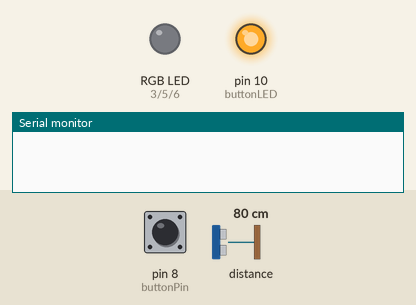
The sketch below on a simulated Arduino Uno, built with avr-gcc and run on an emulated ATmega328P. Shown: an RGB LED mixed from three pins (HIGH = lit), output pins drawn as LEDs (lit = HIGH), the last lines printed to the serial monitor. Dashed ring = blinking. Inputs (shaded band) come from the test bench; at power-on: pin 8 (buttonPin) LOW, distance to the obstacle 80 cm. Dim RGB values are drawn brighter than linear.

Above: at 1.2 s.
1.3 s: pin 8 (buttonPin) pulled HIGH for 0.15 s
At 2.9 s:
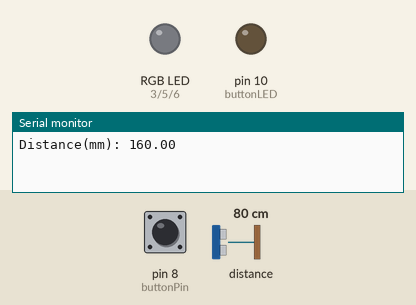
3.2 s: distance to the obstacle set to 9 cm
At 4.2 s:
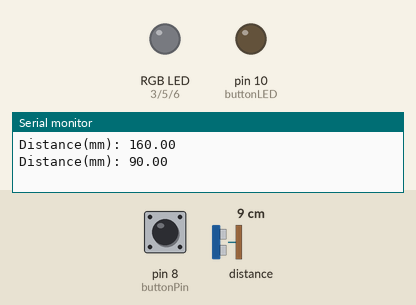
5.4 s: pin 8 (buttonPin) pulled HIGH for 1 s
At 7.2 s:
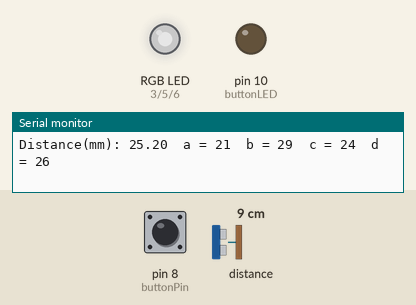
7.9 s: distance to the obstacle set to 18 cm
10.9 s: pin 8 (buttonPin) pulled HIGH for 3.2 s
At 14.3 s:
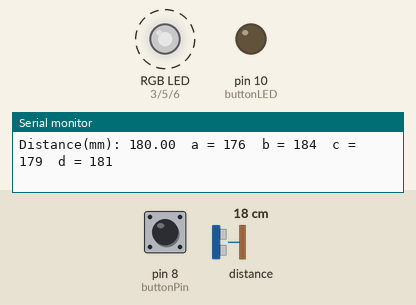
15.6 s: pin 8 (buttonPin) pulsed HIGH 5 times (0.12 s each, 0.3 s apart)
At 15.77 s:
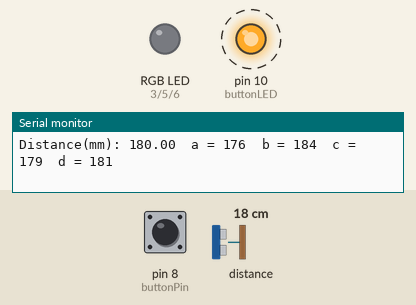
Timing chart, 0 to 18.8 s (numbered marks = the images above; inputs shaded):
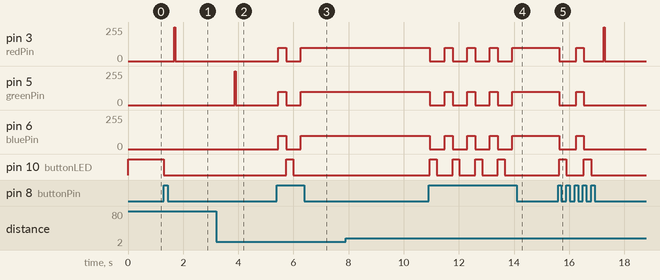

Measured:
- after the input at 1.3 s, pin 3 (redPin): 0/255 → 255/255 after 0.39 s, → 0/255 0.03 s later; pin 10 (buttonLED): HIGH → LOW at once
- after the input at 3.2 s, pin 5 (greenPin): 0/255 → 255/255 after 0.67 s, → 0/255 0.03 s later
- after the input at 5.4 s, pin 3 (redPin), pin 5 (greenPin), pin 6 (bluePin): 0/255 → 100/255 after 0.05 s, → 0/255 0.28 s later, → 100/255 0.53 s later; pin 10 (buttonLED): LOW → HIGH after 0.34 s, → LOW 0.25 s later
- after the input at 10.9 s, pin 3 (redPin), pin 5 (greenPin), pin 6 (bluePin): alternates 100/255 for 0.29 s and 0/255 for 0.53 s, 8 changes in all, then stays 100/255, starting after 0.05 s; pin 10 (buttonLED): alternates HIGH for 0.25 s and LOW for 0.57 s, 8 changes in all, then stays LOW, starting after 0.05 s
- after the input at 15.6 s, pin 3 (redPin), pin 5 (greenPin), pin 6 (bluePin): 100/255 → 0/255 at once, → 100/255 0.61 s later, → 0/255 0.29 s later; pin 10 (buttonLED): alternates HIGH for 0.26 s and LOW for 0.64 s, 4 changes in all, then stays LOW, starting at once

The sketch:

Laser_Focus_Code.ino
```cpp
#include <Wire.h>
#include "SparkFun_VL53L1X.h"

#define SHUTDOWN_PIN 2
#define INTERRUPT_PIN 3

SFEVL53L1X distanceSensor;

// button setup
const int buttonPin = 8;
const int buttonLED = 10;
unsigned int buttonState = 0;
unsigned int setting = 0;

//rgb led setup
const int redPin = 3;             //pin to control the red LED inside the RGB LED
const int greenPin = 5;           //pin to control the green LED inside the RGB LED
const int bluePin = 6;            //pin to control the blue LED inside the RGB LED

//Store distance readings to get rolling average
#define Cutting_SIZE 20
int history[Cutting_SIZE];
byte historySpot;
float distance = 0;
float avg = 0;

//store measurement readings for higher accuracy average
#define Measure_SIZE 50
int measure[Measure_SIZE];
byte measureSpot;
int a = 0;
int b = 0;
int c = 0;
int d = 0;

void setup() {

  Serial.begin (9600);                        //set up a serial connection with the computer

  //sensor setup
  Wire.begin();
  distanceSensor.begin();

  //button setup
  pinMode(buttonPin, INPUT);                  //set button pin as input
  pinMode(buttonLED, OUTPUT);

  //set the RGB LED pins to output
  pinMode(redPin, OUTPUT);
  pinMode(greenPin, OUTPUT);
  pinMode(bluePin, OUTPUT);

  //average function setup
  for (int x = 0; x < Cutting_SIZE; x++){
    history[x] = 0;
  }
  for (int x = 0; x < Measure_SIZE; x++){
    measure[x] = 0;
  }
}

void loop() {
  //reset RGB LED
  analogWrite(redPin, 0);
  analogWrite(greenPin, 0);
  analogWrite(bluePin, 0);

  digitalWrite(buttonLED, HIGH);

  //checks if button has been pressed
  buttonState = digitalRead(buttonPin);

  //if the button has been pressed...
  if (buttonState == HIGH) {
    //light up LED white to indicate that it is on
    digitalWrite(buttonLED, LOW);
    setting = 1;                              //setting = on
    delay(250);                               //delay to prevent accidental double press

    //Setting 1: Lights up with certain colors when at certain distances. Refer to the reference sheet for color of each materal.
    while (setting == 1) {
      buttonState = digitalRead(buttonPin);   //check if the button is pressed again
      distance = average();

      analogWrite(redPin, 0);
      analogWrite(greenPin, 0);
      analogWrite(bluePin, 0);

      //swtich to output distance setting
      if (buttonState == HIGH) {

        //make LED white
        analogWrite(redPin, 100);
        analogWrite(greenPin, 100);
        analogWrite(bluePin, 100);

        setting = 2;                          //setting = output distance
        delay(250);                           //delay to prevent accidental double press
      }

//MATERIAL SETTINGS

      //FPL Distance Setting (Blue)
      while (distance > 118 && distance < 126 && setting == 1){
        distance = average();
        Serial.print("Distance(mm): ");
        Serial.print(distance);
        Serial.println();

        if (distance < 121){
          analogWrite(redPin, 0);
          analogWrite(greenPin, 255);
          analogWrite(bluePin, 0);
        }

        else if (distance > 123){
          analogWrite(redPin, 255);
          analogWrite(greenPin, 0);
          analogWrite(bluePin, 0);
        }

        else if (distance > 121 && distance < 123){
          analogWrite(redPin, 0);
          analogWrite(greenPin, 0);
          analogWrite(bluePin, 255);
        }

        buttonState = digitalRead(buttonPin);

        //swtich to output distance setting
        if (buttonState == HIGH) {

          analogWrite(redPin, 100);
          analogWrite(greenPin, 100);
          analogWrite(bluePin, 100);
          delay(250);
          setting = 2;

        }
      }

      //________ Distance Setting (Purple)
      while (distance > 140 && distance < 148 && setting == 1){
        distance = average();
        Serial.print("Distance(mm): ");
        Serial.print(distance);
        Serial.println();

        if (distance < 143){
          analogWrite(redPin, 0);
          analogWrite(greenPin, 255);
          analogWrite(bluePin, 0);
        }

        else if (distance > 145){
          analogWrite(redPin, 255);
          analogWrite(greenPin, 0);
          analogWrite(bluePin, 0);
        }

        else if (distance > 143 && distance < 145){
          analogWrite(redPin, 255);
          analogWrite(greenPin, 0);
          analogWrite(bluePin, 255);
        }

        buttonState = digitalRead(buttonPin);

        //swtich to output distance setting
        if (buttonState == HIGH) {

          analogWrite(redPin, 100);
          analogWrite(greenPin, 100);
          analogWrite(bluePin, 100);
          delay(250);
          setting = 2;

        }
      }


      //PASTE NEW MATERIAL SETTING ABOVE THIS LINE AND UNCOMMENT.
    }

    //Second setting: Outputs the distance to the serial monitor.
    while (setting == 2) {
      distance = average(); //Get the result of the measurement from the sensor
      a = distance - 4;
      b = distance + 4;
      c = distance - 1;
      d = distance + 1;
      Serial.print("Distance(mm): ");
      Serial.print(distance);
      Serial.print('\t');
      Serial.print("a = ");
      Serial.print(a);
      Serial.print('\t');
      Serial.print("b = ");
      Serial.print(b);
      Serial.print('\t');
      Serial.print("c = ");
      Serial.print(c);
      Serial.print('\t');
      Serial.print("d = ");
      Serial.print(d);
      Serial.print('\t');
      Serial.println();

      buttonState = digitalRead(buttonPin);   //check if the button is pressed again

      if (buttonState == HIGH) {
        digitalWrite(buttonLED, HIGH);
        analogWrite(redPin, 0);
        analogWrite(greenPin, 0);
        analogWrite(bluePin, 0);

        setting = 0;
        delay(250);
      }
    }
  }
}


//average distance function
float average()
{
  float avgDistance = 0;
  if (setting == 1){
    distanceSensor.startRanging(); //Write configuration block of 135 bytes to setup a measurement
    while (!distanceSensor.checkForDataReady())
    {
      delay(1);
    }
    int reading = distanceSensor.getDistance(); //Get the result of the measurement from the sensor
    distanceSensor.clearInterrupt();
    distanceSensor.stopRanging();

    history[historySpot] = reading;
    if (++historySpot == Cutting_SIZE)
      historySpot = 0;


    for (int x = 0; x < Cutting_SIZE; x++)
      avgDistance += history[x];

    avgDistance /= Cutting_SIZE;
  }
  else if (setting == 2){
    distanceSensor.startRanging(); //Write configuration block of 135 bytes to setup a measurement
    while (!distanceSensor.checkForDataReady())
    {
      delay(1);
    }
    int reading = distanceSensor.getDistance(); //Get the result of the measurement from the sensor
    distanceSensor.clearInterrupt();
    distanceSensor.stopRanging();

    measure[measureSpot] = reading;
    if (++measureSpot == Measure_SIZE)
      measureSpot = 0;


    for (int x = 0; x < Measure_SIZE; x++)
      avgDistance += measure[x];

    avgDistance /= Measure_SIZE;
  }
  return avgDistance;

}

//BLANK MATERIALS TEMPLATE

//Below is the function for new materials. Copy and paste ALL code when adding a new material.
//Fill in the blanks with the material name, distance, and desired color.

//      //______ Distance Setting (*insert color*)
//      while (distance > __a__ && distance < __b__ && setting == 1){
//        distance = average();
//        Serial.print("Distance(mm): ");
//        Serial.print(distance);
//        Serial.println();
//
//        if (distance < __c__){
//          analogWrite(redPin, 0);
//          analogWrite(greenPin, 255);
//          analogWrite(bluePin, 0);
//        }
//
//        else if (distance > __d__){
//          analogWrite(redPin, 255);
//          analogWrite(greenPin, 0);
//          analogWrite(bluePin, 0);
//        }
//
//        else if (distance > __c__ && distance < __d__){
//          analogWrite(redPin, ___);
//          analogWrite(greenPin, ___);
//          analogWrite(bluePin, ___);
//        }
//
//        buttonState = digitalRead(buttonPin);
//
//        //swtich to output distance setting
//        if (buttonState == HIGH) {
//
//          analogWrite(redPin, 100);
//          analogWrite(greenPin, 100);
//          analogWrite(bluePin, 100);
//          delay(250);
//          setting = 2;
//
//        }
//      }
```
